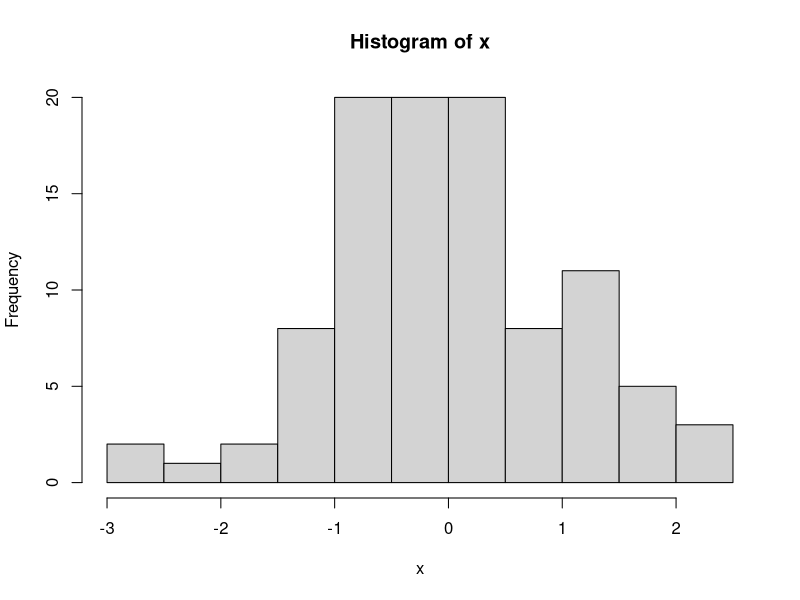

The R source for this figure: (Note: this script raises an error after producing the figure.)
N <- 100
x <- rnorm(N)
hist(x)

mu_ML
sigma_ML

# 最尤推定とベイズ推定でKL距離どっちが大きくなるか
#（ベイズ推定の方が予測の分散は大きくなる？）

# ベイズは事前をできるだけ無情報事前共役にする
# 事後分布は解析的に求める

# mu未知、sigma未知、両方未知の3パターン
# 事前分布の分散はいくつか変えて試す
# 事前分布の平均は真の値とする？

# KL距離以外に予測精度を測る方法は？
#（情報量基準は本質的にKL距離のはず？）